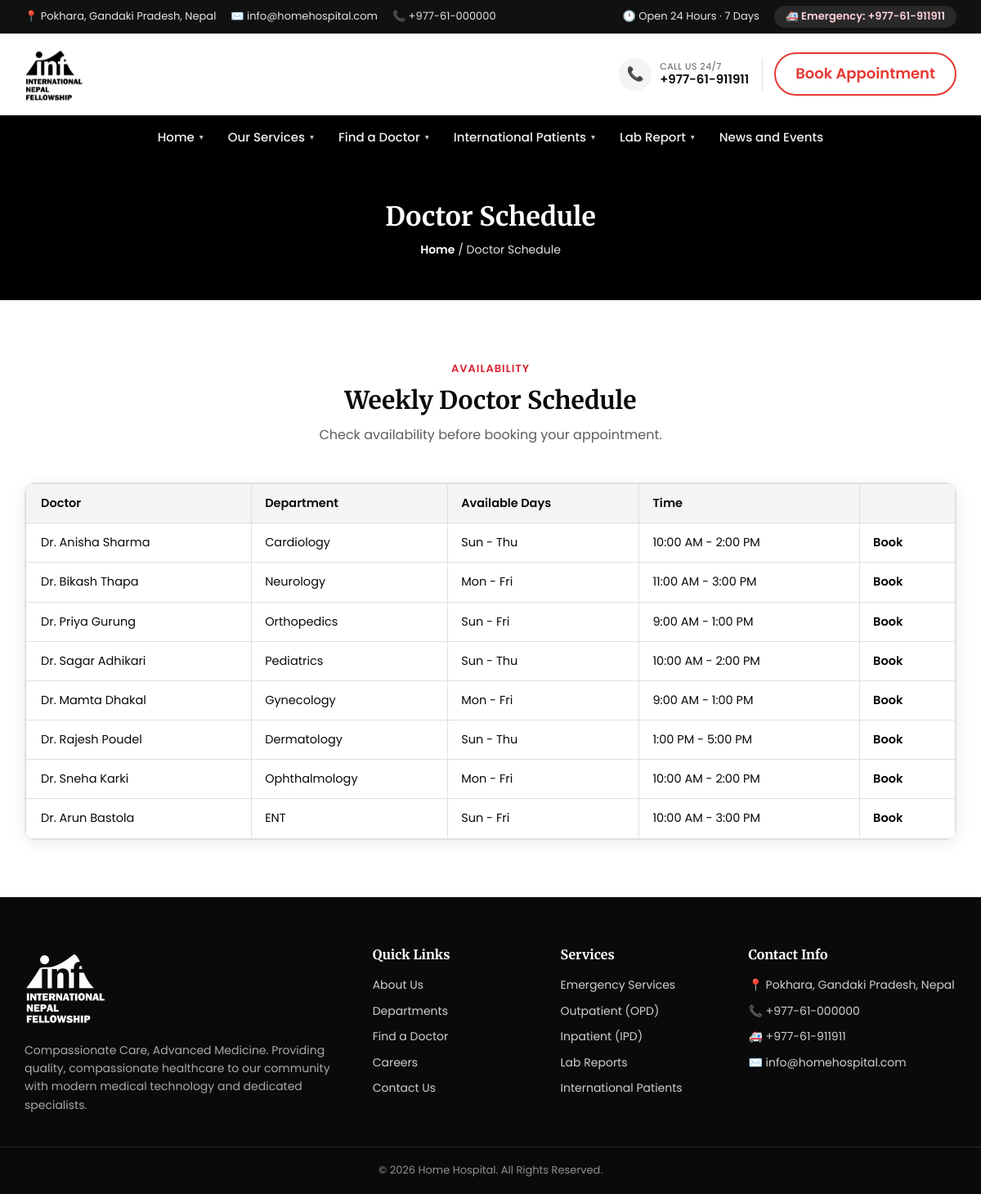
Page /pages/doctor-schedule.php on the committed database.
### tables this page shows
CREATE TABLE IF NOT EXISTS doctors (
    id INT NOT NULL AUTO_INCREMENT,
    name VARCHAR(150) NOT NULL,
    department_id INT NOT NULL,
    specialty VARCHAR(150) NOT NULL,
    experience VARCHAR(50) NOT NULL,
    days VARCHAR(100) NOT NULL,
    time_slot VARCHAR(100) NOT NULL,
    photo_url VARCHAR(255) DEFAULT NULL,
    created_at DATETIME NOT NULL DEFAULT CURRENT_TIMESTAMP,
    PRIMARY KEY (id),
    KEY idx_doctors_department_id (department_id),
    CONSTRAINT fk_doctors_department FOREIGN KEY (department_id)
        REFERENCES departments (id) ON DELETE CASCADE
);

CREATE TABLE IF NOT EXISTS departments (
    id INT NOT NULL AUTO_INCREMENT,
    name VARCHAR(150) NOT NULL,
    description TEXT NOT NULL,
    icon VARCHAR(20) NOT NULL DEFAULT '🏥',
    image_url VARCHAR(255) DEFAULT NULL,
    created_at DATETIME NOT NULL DEFAULT CURRENT_TIMESTAMP,
    PRIMARY KEY (id)
);

### pages/doctor-schedule.php (called while the page is built, shortened)
<?php
require_once __DIR__ . '/../includes/config.php';
$doctors = Doctor::allWithDepartment();
View::render('pages/doctor-schedule', compact('page_title', 'doctors', 'nav_menu'));

### includes/config.php (called while the page is built, shortened)
<?php
function e($value) {
    return htmlspecialchars((string)$value, ENT_QUOTES, 'UTF-8');
}
function site_url(string $path): string
{
    static $base = null;
    if ($base === null) {
        $docRoot = str_replace('\\', '/', rtrim($_SERVER['DOCUMENT_ROOT'] ?? '', '/'));
        $appRoot = str_replace('\\', '/', dirname(__DIR__));
        if ($docRoot !== '' && strpos($appRoot, $docRoot) === 0) {
            $base = '/' . ltrim(substr($appRoot, strlen($docRoot)), '/');
        } else {
            $base = '';
        }
        if ($base !== '') {
            $base = ($base === '/') ? '/' : rtrim($base, '/') . '/';
        }
    }
    return $base . $path;
}
spl_autoload_register(function ($class) {
    $prefix = 'App\\';
    $baseDir = __DIR__ . '/../app/';
    $len = strlen($prefix);
    $relativeClass = substr($class, $len);
    $file = $baseDir . str_replace('\\', '/', $relativeClass) . '.php';
});
function load_site_content() {
    $doctors = Doctor::allWithDepartment();
    return compact('departments', 'doctors', 'health_packages', 'news_events');
}
$site_content = load_site_content();

### app/Core/Database.php (called while the page is built, shortened)
<?php
class Database
{
    private static ?Database $instance = null;
    private PDO $pdo;
    private function __construct()
    {
        $driver = defined('DB_DRIVER') ? DB_DRIVER : 'mysql';
        if ($driver === 'mysql') {
            $dsn = 'mysql:host=' . (defined('DB_HOST') ? DB_HOST : '127.0.0.1')
                . ';port=' . (defined('DB_PORT') ? DB_PORT : '3306')
                . ';dbname=' . (defined('DB_NAME') ? DB_NAME : 'hospital')
                . ';charset=utf8mb4';
            $this->pdo = new PDO($dsn, defined('DB_USER') ? DB_USER : 'root', defined('DB_PASS') ? DB_PASS : '');
        }
        $this->pdo->setAttribute(PDO::ATTR_ERRMODE, PDO::ERRMODE_EXCEPTION);
        $this->pdo->setAttribute(PDO::ATTR_DEFAULT_FETCH_MODE, PDO::FETCH_ASSOC);
    }
    public static function getInstance(): self
    {
        if (self::$instance === null) {
            self::$instance = new self();
        }
        return self::$instance;
    }
    public function fetchAll(string $sql, array $params = []): array
    {
        $stmt = $this->pdo->prepare($sql);
        $stmt->execute($params);
        return $stmt->fetchAll();
    }
}

### app/Models/Doctor.php (called while the page is built, shortened)
<?php
class Doctor extends Model
{
    public static function allWithDepartment(string $orderBy = 'doc.id'): array
    {
        $db = new static();
        return $db->getDb()->fetchAll(
            'SELECT doc.*, dep.name AS department_name, dep.icon AS department_icon
             FROM doctors doc
             JOIN departments dep ON doc.department_id = dep.id
             ORDER BY ' . $orderBy
        );
    }
}

### app/Core/Model.php (called while the page is built, shortened)
<?php
abstract class Model
{
    protected Database $db;
    public function __construct()
    {
        $this->db = Database::getInstance();
    }
    public function getDb(): Database
    {
        return $this->db;
    }
}

### app/Views/pages/doctor-schedule.php (the view)
<section class="page-banner">
  <div class="container">
    <h1>Doctor Schedule</h1>
    <div class="breadcrumb"><a href="<?php echo e(site_url('pages/index.php')); ?>">Home</a> / Doctor Schedule</div>
  </div>
</section>
<section class="section">
  <div class="container">
    <div class="section-title">
      <span>Availability</span>
      <h2>Weekly Doctor Schedule</h2>
      <p>Check availability before booking your appointment.</p>
    </div>
    <div class="table-scroll">
      <table>
        <tr><th>Doctor</th><th>Department</th><th>Available Days</th><th>Time</th><th></th></tr>
        <?php foreach ($doctors as $doc): ?>
        <tr>
          <td><?php echo e($doc['name']); ?></td>
          <td><?php echo e($doc['department_name']); ?></td>
          <td><?php echo e($doc['days']); ?></td>
          <td><?php echo e($doc['time_slot']); ?></td>
          <td><a href="<?php echo e(site_url('pages/book-appointment.php?doctor=' . urlencode($doc['name']))); ?>" style="color:var(--primary); font-weight:600;">Book</a></td>
        </tr>
        <?php endforeach; ?>
      </table>
    </div>
  </div>
</section>

### css/style.css (style rules this page uses)
:root { --primary:#000000; --primary-dark:#111111; --accent:#d92332; --light:#f4f4f4; --gray:#5c5c5c; --dark:#0a0a0a; --white:#ffffff; --border:#e0e0e0; --radius:10px; --shadow:0 4px 20px rgba(0,0,0,0.08); --font-body:'Poppins',sans-serif; --font-head:'Merriweather',serif; }
* { margin:0;padding:0;box-sizing:border-box; }
body { font-family:var(--font-body);color:var(--dark);line-height:1.6;background:var(--white); }
h1,h2,h3,h4 { font-family:var(--font-head);color:var(--dark);line-height:1.3; }
.container { max-width:1180px;margin:0 auto;padding:0 20px; }
.page-banner { background:var(--primary);color:#fff;padding:50px 0;text-align:center; }
.page-banner h1 { color:#fff;font-size:32px; }
.breadcrumb { margin-top:8px;font-size:14px;color:#e3e3e3; }
.breadcrumb a { color:#fff;font-weight:600; }
.section { padding:70px 0; }
.section-title { text-align:center;max-width:640px;margin:0 auto 45px; }
.section-title span { color:var(--accent);font-weight:600;letter-spacing:1px;text-transform:uppercase;font-size:13px; }
.section-title h2 { font-size:30px;margin-top:8px; }
.section-title p { color:var(--gray);margin-top:10px; }
table { width:100%;border-collapse:collapse;background:#fff; }
table th, table td { padding:12px 16px;border:1px solid var(--border);text-align:left;font-size:14.5px; }
table th { background:var(--light);font-weight:600; }
.table-scroll { overflow-x:auto;background:#fff;border:1px solid var(--border);border-radius:12px;box-shadow:var(--shadow);-webkit-overflow-scrolling:touch; }
.table-scroll table { border:none;min-width:560px; }
.table-scroll th:first-child,.table-scroll td:first-child { padding-left:18px; }
.table-scroll th:last-child,.table-scroll td:last-child { padding-right:18px; }

### rows in the picture
doctors: name "Dr. Anisha Sharma", department.name "Cardiology", days "Sun - Thu", time_slot "10:00 AM - 2:00 PM"
doctors: name "Dr. Bikash Thapa", department.name "Neurology", days "Mon - Fri", time_slot "11:00 AM - 3:00 PM"
doctors: name "Dr. Priya Gurung", department.name "Orthopedics", days "Sun - Fri", time_slot "9:00 AM - 1:00 PM"
doctors: name "Dr. Sagar Adhikari", department.name "Pediatrics", days "Sun - Thu", time_slot "10:00 AM - 2:00 PM"
doctors: name "Dr. Mamta Dhakal", department.name "Gynecology", days "Mon - Fri", time_slot "9:00 AM - 1:00 PM"
doctors: name "Dr. Rajesh Poudel", department.name "Dermatology", days "Sun - Thu", time_slot "1:00 PM - 5:00 PM"
doctors: name "Dr. Sneha Karki", department.name "Ophthalmology", days "Mon - Fri", time_slot "10:00 AM - 2:00 PM"
doctors: name "Dr. Arun Bastola", department.name "ENT", days "Sun - Fri", time_slot "10:00 AM - 3:00 PM"

### other values in the picture
SITE_ADDRESS "Pokhara, Gandaki Pradesh, Nepal"
SITE_EMAIL "info@homehospital.com"
SITE_PHONE "+977-61-000000"
SITE_EMERGENCY "+977-61-911911"
$label "Home"
$label "Our Services"
$label "Find a Doctor"
$label "International Patients"
$label "Lab Report"
$label "News and Events"
SITE_TAGLINE "Compassionate Care, Advanced Medicine"
SITE_NAME "Home Hospital"
